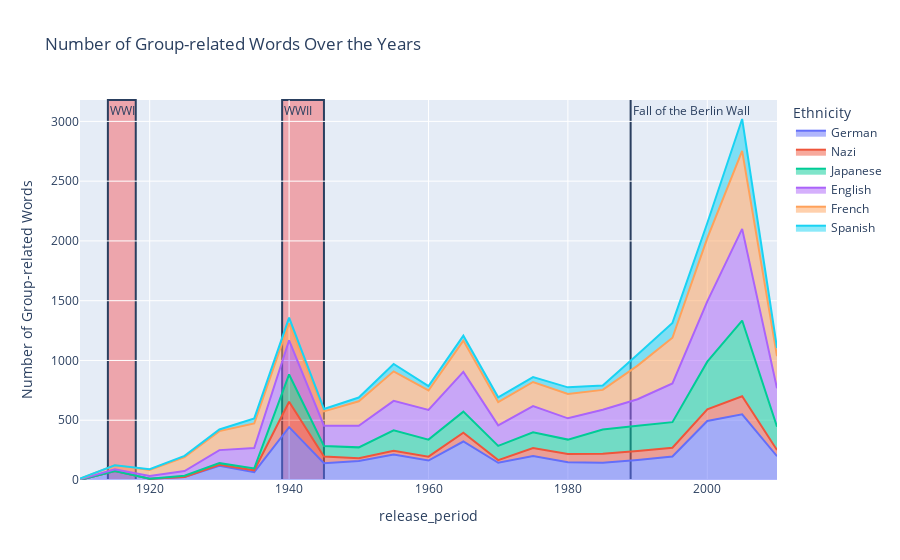

The notebook cell saved with this chart:
### Markdown cell above
We choose to group the occurrences of word by 5 years sinc the year by year data is high variance.

### Code cell
ethnicities=['German','Nazi','Japanese','English','French','Spanish']
plot_occurrences(df_sum, ethmerged, ethnicities,5,[
    ('1914', '1918', 'WWI'),
    ('1939', '1945', 'WWII'),
    ('1989', '1989', 'Fall of the Berlin Wall')
])

### Figure 1 — Plotly figure (JSON) as saved in the notebook; plotly's stock layout.template omitted (floating-point values rounded to 4 significant figures)
{"data": [{"fillpattern": {"shape": ""}, "hovertemplate": "Ethnicity=German<br>release_period=%{x}<br>Number of Group-related Words=%{y}<extra></extra>", "legendgroup": "German", "line": {"color": "#636efa"}, "marker": {"symbol": "circle"}, "mode": "lines", "name": "German", "orientation": "v", "showlegend": true, "stackgroup": "1", "type": "scatter", "x": [1910, 1915, 1920, 1925, 1930, 1935, 1940, 1945, 1950, 1955, 1960, 1965, 1970, 1975, 1980, 1985, 1990, 1995, 2000, 2005, 2010], "xaxis": "x", "y": [1, 75, 11, 26, 118, 66, 442, 140, 159, 213, 163, 322, 144, 201, 148, 145, 168, 196, 494, 550, 199], "yaxis": "y"}, {"fillpattern": {"shape": ""}, "hovertemplate": "Ethnicity=Nazi<br>release_period=%{x}<br>Number of Group-related Words=%{y}<extra></extra>", "legendgroup": "Nazi", "line": {"color": "#EF553B"}, "marker": {"symbol": "circle"}, "mode": "lines", "name": "Nazi", "orientation": "v", "showlegend": true, "stackgroup": "1", "type": "scatter", "x": [1910, 1915, 1920, 1925, 1930, 1935, 1940, 1945, 1950, 1955, 1960, 1965, 1970, 1975, 1980, 1985, 1990, 1995, 2000, 2005, 2010], "xaxis": "x", "y": [0, 0, 0, 0, 9, 15, 212, 56, 23, 31, 32, 73, 22, 66, 70, 75, 75, 74, 97, 151, 52], "yaxis": "y"}, {"fillpattern": {"shape": ""}, "hovertemplate": "Ethnicity=Japanese<br>release_period=%{x}<br>Number of Group-related Words=%{y}<extra></extra>", "legendgroup": "Japanese", "line": {"color": "#00cc96"}, "marker": {"symbol": "circle"}, "mode": "lines", "name": "Japanese", "orientation": "v", "showlegend": true, "stackgroup": "1", "type": "scatter", "x": [1910, 1915, 1920, 1925, 1930, 1935, 1940, 1945, 1950, 1955, 1960, 1965, 1970, 1975, 1980, 1985, 1990, 1995, 2000, 2005, 2010], "xaxis": "x", "y": [0, 1, 0, 10, 14, 16, 229, 88, 91, 172, 143, 177, 119, 132, 120, 203, 210, 214, 399, 633, 195], "yaxis": "y"}, {"fillpattern": {"shape": ""}, "hovertemplate": "Ethnicity=English<br>release_period=%{x}<br>Number of Group-related Words=%{y}<extra></extra>", "legendgroup": "English", "line": {"color": "#ab63fa"}, "marker": {"symbol": "circle"}, "mode": "lines", "name": "English", "orientation": "v", "showlegend": true, "stackgroup": "1", "type": "scatter", "x": [1910, 1915, 1920, 1925, 1930, 1935, 1940, 1945, 1950, 1955, 1960, 1965, 1970, 1975, 1980, 1985, 1990, 1995, 2000, 2005, 2010], "xaxis": "x", "y": [5, 14, 23, 39, 109, 170, 286, 170, 180, 246, 248, 332, 172, 219, 178, 164, 223, 324, 505, 767, 321], "yaxis": "y"}, {"fillpattern": {"shape": ""}, "hovertemplate": "Ethnicity=French<br>release_period=%{x}<br>Number of Group-related Words=%{y}<extra></extra>", "legendgroup": "French", "line": {"color": "#FFA15A"}, "marker": {"symbol": "circle"}, "mode": "lines", "name": "French", "orientation": "v", "showlegend": true, "stackgroup": "1", "type": "scatter", "x": [1910, 1915, 1920, 1925, 1930, 1935, 1940, 1945, 1950, 1955, 1960, 1965, 1970, 1975, 1980, 1985, 1990, 1995, 2000, 2005, 2010], "xaxis": "x", "y": [3, 33, 50, 116, 159, 206, 142, 120, 206, 247, 163, 262, 195, 202, 204, 167, 281, 382, 529, 652, 269], "yaxis": "y"}, {"fillpattern": {"shape": ""}, "hovertemplate": "Ethnicity=Spanish<br>release_period=%{x}<br>Number of Group-related Words=%{y}<extra></extra>", "legendgroup": "Spanish", "line": {"color": "#19d3f3"}, "marker": {"symbol": "circle"}, "mode": "lines", "name": "Spanish", "orientation": "v", "showlegend": true, "stackgroup": "1", "type": "scatter", "x": [1910, 1915, 1920, 1925, 1930, 1935, 1940, 1945, 1950, 1955, 1960, 1965, 1970, 1975, 1980, 1985, 1990, 1995, 2000, 2005, 2010], "xaxis": "x", "y": [3, 0, 7, 11, 14, 42, 48, 21, 31, 62, 37, 41, 40, 41, 55, 36, 93, 124, 126, 267, 69], "yaxis": "y"}], "layout": {"annotations": [{"showarrow": false, "text": "WWI", "x": "1914", "xanchor": "left", "xref": "x", "y": 1, "yanchor": "top", "yref": "y domain"}, {"showarrow": false, "text": "WWII", "x": "1939", "xanchor": "left", "xref": "x", "y": 1, "yanchor": "top", "yref": "y domain"}, {"showarrow": false, "text": "Fall of the Berlin Wall", "x": "1989", "xanchor": "left", "xref": "x", "y": 1, "yanchor": "top", "yref": "y domain"}], "legend": {"title": {"text": "Ethnicity"}, "tracegroupgap": 0}, "shapes": [{"fillcolor": "rgba(255, 0, 0, 0.3)", "layer": "below", "type": "rect", "x0": "1914", "x1": "1918", "xref": "x", "y0": 0, "y1": 1, "yref": "y domain"}, {"fillcolor": "rgba(255, 0, 0, 0.3)", "layer": "below", "type": "rect", "x0": "1939", "x1": "1945", "xref": "x", "y0": 0, "y1": 1, "yref": "y domain"}, {"fillcolor": "rgba(255, 0, 0, 0.3)", "layer": "below", "type": "rect", "x0": "1989", "x1": "1989", "xref": "x", "y0": 0, "y1": 1, "yref": "y domain"}], "title": {"text": "Number of Group-related Words Over the Years "}, "xaxis": {"anchor": "y", "domain": [0, 1], "title": {"text": "release_period"}}, "yaxis": {"anchor": "x", "domain": [0, 1], "title": {"text": "Number of Group-related Words"}}}}
